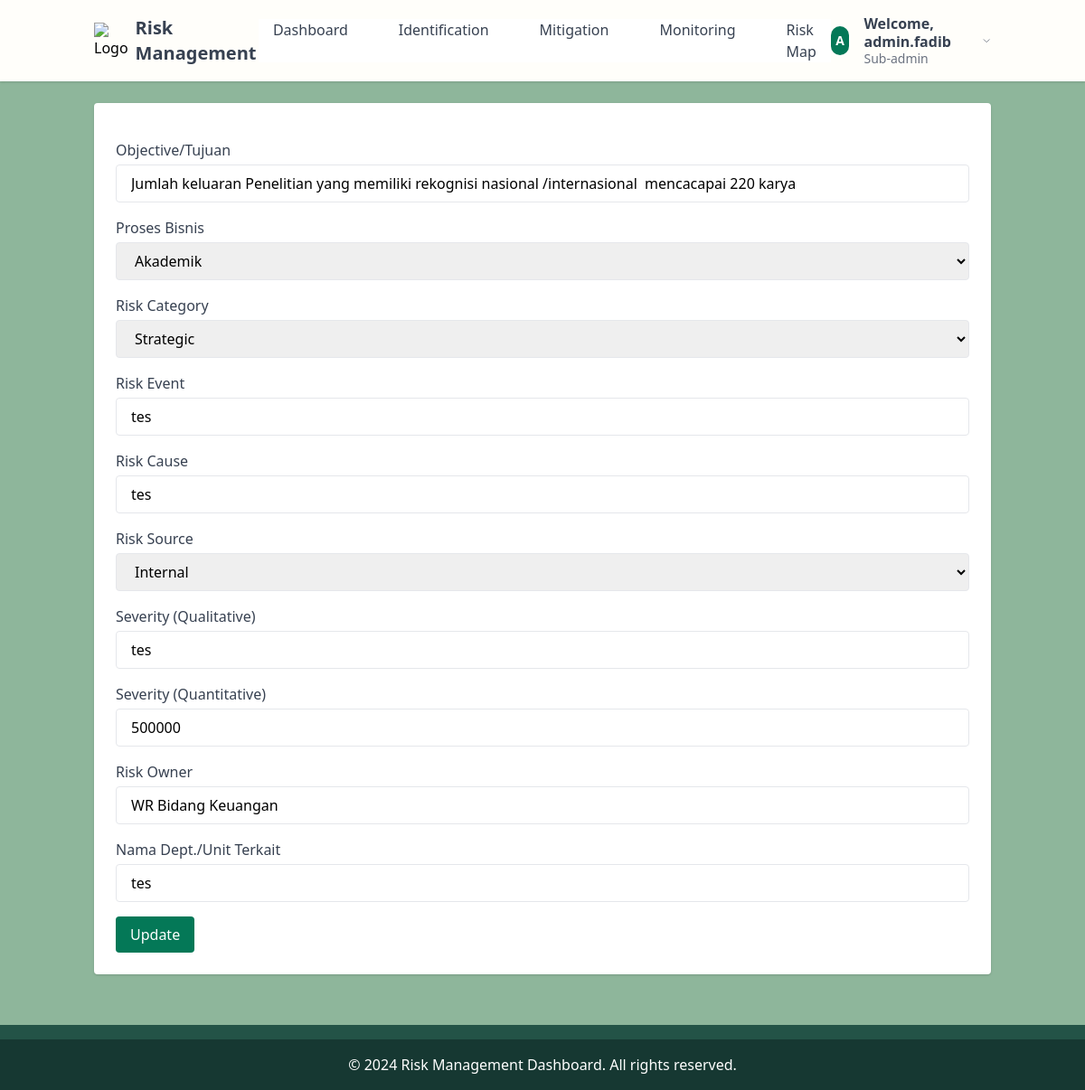
The page /modules/identification/edit_risk.php?id=33 (signed in) on the database its author committed.
### tables this page shows
CREATE TABLE `risks` (
  `id` int NOT NULL,
  `objective` text NOT NULL,
  `process_business` enum('Akademik','Finansial','Kepegawaian') NOT NULL,
  `risk_category` enum('Strategic','Financial','Operational') NOT NULL,
  `risk_code` varchar(10) NOT NULL,
  `risk_event` text NOT NULL,
  `risk_cause` text NOT NULL,
  `risk_source` enum('Internal','External') NOT NULL,
  `qualitative` text,
  `quantitative` varchar(50) DEFAULT NULL,
  `risk_owner` text,
  `department` text,
  `faculty_id` int DEFAULT NULL,
  `created_by` int DEFAULT NULL
);

### includes/db.php (called while the page is built, shortened)
<?php
class Database {
    private $host = 'localhost';
    private $dbname = 'risk_management';
    private $username = 'root';
    private $password = '';
    protected $conn;
    public function __construct() {
        try {
            $this->conn = new PDO(
                "mysql:host={$this->host};dbname={$this->dbname}",
                $this->username,
                $this->password
            );
            $this->conn->setAttribute(PDO::ATTR_ERRMODE, PDO::ERRMODE_EXCEPTION);
        } catch (PDOException $e) {
            die("Koneksi ke database gagal: " . $e->getMessage());
        }
    }
    public function prepare($sql) {
        return $this->conn->prepare($sql);
    }
    public function __destruct() {
        $this->conn = null;
    }
}
?>

### includes/auth.php (called while the page is built, shortened)
<?php
require_once 'db.php';
class Auth {
    public function __construct() {
        $db = new Database();
    }
}
?>

### classes/Risk.php (called while the page is built, shortened)
<?php
require_once __DIR__ . '/../includes/db.php';
class Risk {
    private $conn;
    public function __construct($db) {
        $this->conn = $db;
    }
    public function getRiskById($id) {
        $query = "SELECT * FROM risks WHERE id = :id";
        $stmt = $this->conn->prepare($query);
        $stmt->execute(['id' => $id]);
        return $stmt->fetch(PDO::FETCH_ASSOC);
    }
}
?>

### modules/identification/edit_risk.php (the view, shortened to what this page needs)
<?php
require_once __DIR__ . '/../../includes/init.php';
require_once __DIR__ . '/../../classes/Risk.php';
$username = $_SESSION['username'];
if (strpos($username, '@') !== false) {
    $username = explode('@', $username)[0];
}
$risk = new Risk($db);
$id = $_GET['id'];
$currentRisk = $risk->getRiskById($id);
?>
<!DOCTYPE html>
<html lang="id">
<head>
    <link rel="stylesheet" href="../../assets/css/palette.css">
    <link href="https://cdn.jsdelivr.net/npm/tailwindcss@2.0.4/dist/tailwind.min.css" rel="stylesheet">
    </head>
<body>
<body class="bg-light-green">
    <header class="bg-beige shadow">
        <div class="container mx-auto px-4 py-4 flex justify-between items-center">
            <div class="flex items-center space-x-2">
                <img src="../../assets/img/logo.png" alt="Logo" class="w-10 h-10">
                <span class="text-xl font-bold text-gray-700">Risk Management</span>
            </div>
            <nav id="navMenu" class="hidden flex-col md:flex md:flex-row md:space-x-6 absolute md:static top-16 left-0 w-full md:w-auto bg-white shadow md:shadow-none z-10">
                <a href="../../pages/dashboard.php" class="block text-gray-700 px-4 py-2 md:py-0 rounded hover:bg-green-700 hover:text-white transition-all duration-300">Dashboard</a>
                <a href="../../pages/identification.php" class="block text-gray-700 px-4 py-2 md:py-0 rounded hover:bg-green-700 hover:text-white transition-all duration-300">Identification</a>
                <a href="../../pages/mitigation.php" class="block text-gray-700 px-4 py-2 md:py-0 rounded hover:bg-green-700 hover:text-white transition-all duration-300">Mitigation</a>
                <a href="../../pages/monitoring.php" class="block text-gray-700 px-4 py-2 md:py-0 rounded hover:bg-green-700 hover:text-white transition-all duration-300">Monitoring</a>
                <a href="../../pages/riskmap.php" class="block text-gray-700 px-4 py-2 md:py-0 rounded hover:bg-green-700 hover:text-white transition-all duration-300">Risk Map</a>
            </nav>
            <div class="relative">
                <button id="userMenuButton" class="flex items-center space-x-4 focus:outline-none transition-all duration-300 hover:scale-105">
                    <div class="bg-green-700 w-8 h-8 rounded-full flex justify-center items-center text-white font-bold text-sm">
                        <?php echo strtoupper(substr($_SESSION['username'], 0, 1)); ?>
                    </div>
                    <div class="hidden md:flex flex-col text-left">
                        <span class="text-gray-700 font-semibold text-base leading-tight">Welcome, <?php echo htmlspecialchars($username); ?></span>
                        <span class="text-gray-500 text-sm leading-tight"><?php echo ucfirst($_SESSION['role']); ?></span>
                    </div>
                    <svg class="w-4 h-4 text-gray-500 ml-2 transition-transform duration-300 transform group-hover:rotate-180" xmlns="http://www.w3.org/2000/svg" fill="none" viewBox="0 0 24 24" stroke="currentColor">
                        <path stroke-linecap="round" stroke-linejoin="round" stroke-width="2" d="M19 9l-7 7-7-7" />
                    </svg>
                </button>
            </div>
        </div>
    </header>
    <main class="container mx-auto px-4 py-6 flex-grow">
        <section class="bg-white rounded shadow p-6 mb-8">
        <form action="edit_risk.php?id=<?php echo $id; ?>" method="POST" class="space-y-4">
            <div>
                <label for="objective" class="block text-gray-700 font-medium">Objective/Tujuan</label>
                <input type="text" id="objective" name="objective" value="<?php echo $currentRisk['objective']; ?>" required class="w-full mt-1 px-4 py-2 border rounded focus:ring focus:ring-blue-500">
            </div>
            <div>
                <label for="process_business" class="block text-gray-700 font-medium">Proses Bisnis</label>
                <select id="process_business" name="process_business"class="w-full mt-1 px-4 py-2 border rounded focus:ring focus:ring-blue-500">
                    <option value="akademik" <?php if ($currentRisk['process_business'] === 'akademik') echo 'selected'; ?>>Akademik</option>
                </select>
            </div>
            <div>
            <label for="risk_category"  class="block text-gray-700 font-medium">Risk Category</label>
            <select id="risk_category" name="risk_category"class="w-full mt-1 px-4 py-2 border rounded focus:ring focus:ring-blue-500">
                <option value="strategic" <?php if ($currentRisk['risk_category'] === 'strategic') echo 'selected'; ?>>Strategic</option>
            </select>
            </div>
            <div>
                <label for="risk_event"class="block text-gray-700 font-medium">Risk Event</label>
                <input type="text" id="risk_event" name="risk_event" value="<?php echo $currentRisk['risk_event']; ?>" required class="w-full mt-1 px-4 py-2 border rounded focus:ring focus:ring-blue-500">
            </div>
            <div>
                <label for="risk_cause" class="block text-gray-700 font-medium">Risk Cause</label>
                <input type="text" id="risk_cause" name="risk_cause" value="<?php echo $currentRisk['risk_cause']; ?>" required class="w-full mt-1 px-4 py-2 border rounded focus:ring focus:ring-blue-500">
            </div>
            <div>
                <label for="risk_source" class="block text-gray-700 font-medium">Risk Source</label>
                <select id="risk_source" name="risk_source" class="w-full mt-1 px-4 py-2 border rounded focus:ring focus:ring-blue-500">
                    <option value="internal" <?php if ($currentRisk['risk_source'] === 'internal') echo 'selected'; ?>>Internal</option>
                </select>
            </div>
            <div>
                <label for="qualitative" class="block text-gray-700 font-medium">Severity (Qualitative)</label>
                <input type="text" id="qualitative" name="qualitative" value="<?php echo $currentRisk['qualitative']; ?>" required class="w-full mt-1 px-4 py-2 border rounded focus:ring focus:ring-blue-500">
            </div>
            <div>
                <label for="quantitative" class="block text-gray-700 font-medium">Severity (Quantitative)</label>
                <input type="text" id="quantitative" name="quantitative" value="<?php echo $currentRisk['quantitative']; ?>" required class="w-full mt-1 px-4 py-2 border rounded focus:ring focus:ring-blue-500">
            </div>
            <div>
                <label for="risk_owner" class="block text-gray-700 font-medium">Risk Owner</label>
                <input type="text" id="risk_owner" name="risk_owner" value="<?php echo $currentRisk['risk_owner']; ?>" required class="w-full mt-1 px-4 py-2 border rounded focus:ring focus:ring-blue-500">
            </div>
            <div>
                <label for="department" class="block text-gray-700 font-medium">Nama Dept./Unit Terkait</label>
                <input type="text" id="department" name="department" value="<?php echo $currentRisk['department']; ?>" required class="w-full mt-1 px-4 py-2 border rounded focus:ring focus:ring-blue-500">
            </div>
            <button type="submit" class="bg-green-700 text-white px-4 py-2 rounded hover:bg-blue-600 transition">Update</button>
        </form>
        </section>
    </main>
    <footer class="bg-dark-green text-white text-center">
        <div class="bg-medium-green py-2"></div>
            <div class="py-4">
                © 2024 Risk Management Dashboard. All rights reserved.
            </div>
    </footer>
</body>
</html>

### assets/css/palette.css (style rules this page uses)
.bg-dark-green { background-color: #163832 !important; }
.bg-medium-green { background-color: #235347 !important; }
.bg-light-green { background-color: #8EB69B !important; }
.bg-beige { background-color: #fffefa !important; }

### rows shown on the page
risks: objective "Jumlah keluaran Penelitian yang memiliki rekognisi nasional /internasional mencacapai 220 karya", risk_event "tes", risk_cause "tes", qualitative "tes", quantitative "500000", risk_owner "WR Bidang Keuangan", department "tes"

### other values the page prints
substr($_SESSION['username'], 0, 1) "A"
$username "admin.fadib"
$_SESSION['role'] "Sub-admin"
